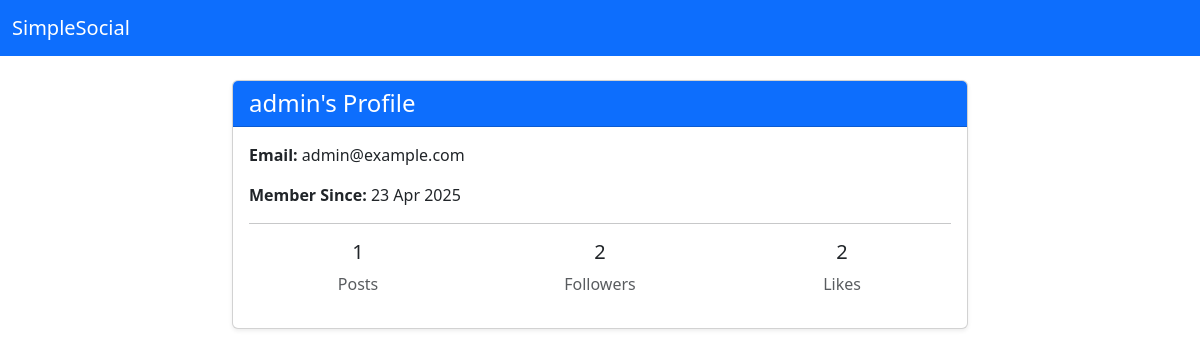
Page /profile/admin on the earlier database version.
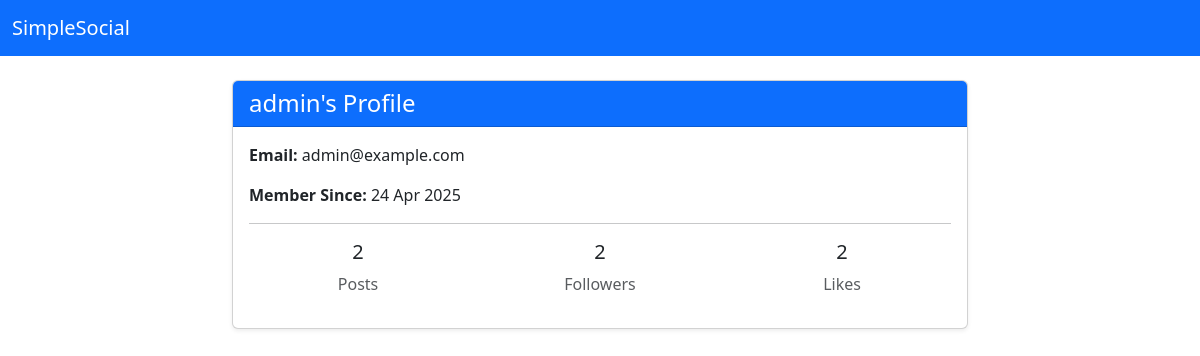
Same page on the later database version.
### tables this page shows
CREATE TABLE users (
    user_id INTEGER PRIMARY KEY,
    username VARCHAR(15) UNIQUE NOT NULL,
    password VARCHAR(255) NOT NULL,
    email VARCHAR(50) UNIQUE NOT NULL,
    role TEXT NOT NULL CHECK(role IN ('admin', 'user')),
    date TIMESTAMP DEFAULT CURRENT_TIMESTAMP
);

### app.py (the view)
@app.route("/profile/<username>")
def profile(username):
    db = get_db()
    user = get_stats(db, username)
    date = user["date"]
    date = datetime.fromisoformat(user["date"])
    if not user:
        abort(404)
    return render_template('profile.html', user=user, date=date)

### app.py (called while the page is built)
def get_db():
    if not hasattr(g, "_database"):
        print("Creating new database connection")
        g._database = create_connection(database)
    return g._database

@app.teardown_appcontext
def teardown_db(error):
    db = getattr(g, '_database', None)
    if db is not None:
        print("Closing database connection")
        db.close()

### setup_db.py (called while the page is built)
def create_connection(db_file):
    conn = None
    try:
        conn = sqlite3.connect(db_file)
        return conn
    except Error as e:
        print(f"Error: {e}")
    return conn

### templates/profile.html (shortened to what this page needs)
{% extends "base.html" %}
{% block content %}
<div class="row justify-content-center">
    <div class="col-md-8">
        <div class="card shadow-sm">
            <div class="card-header bg-primary text-white">
                <h4 class="mb-0">{{ user.username }}'s Profile</h4>
            </div>
            <div class="card-body">
                <p><strong>Email:</strong> {{ user.email }}</p>
                <p><strong>Member Since:</strong> {{ date.strftime('%d %b %Y') }}</p>
                <hr>
                <div class="row text-center">
                    <div class="col">
                        <h5>{{ user.total_posts }}</h5>
                        <p class="text-muted">Posts</p>
                    </div>
                    <div class="col">
                        <h5>{{ user.total_followers }}</h5>
                        <p class="text-muted">Followers</p>
                    </div>
                    <div class="col">
                        <h5>{{ user.total_likes }}</h5>
                        <p class="text-muted">Likes</p>
                    </div>
                </div>
            </div>
        </div>
    </div>
</div>
{% endblock %}

Differences in the rows shown:
changed users "admin": strftime "23 Apr 2025" → "24 Apr 2025"
Other differences:
{{ user.total_posts }}: "1" → "2"
